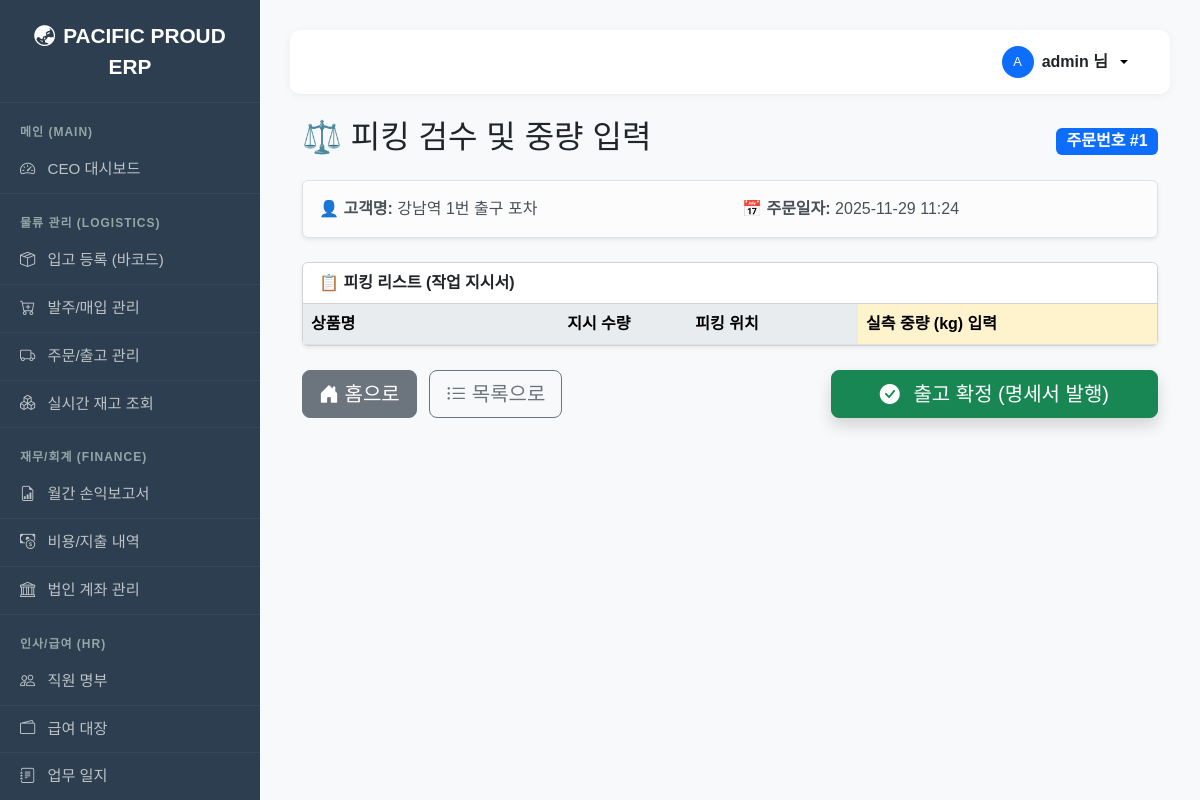
Screenshot of /order/1/weight/ (signed in) with the database file from the repository.
### fulfillment/models.py (models this page shows, shortened)
class Order(models.Model):
    client = models.ForeignKey(Partner, on_delete=models.PROTECT, limit_choices_to={'partner_type__in': ['CLIENT', 'BOTH']}, null=True)
    order_date = models.DateTimeField(auto_now_add=True)
    status = models.CharField(max_length=20, choices=[('PENDING', '접수'), ('ALLOCATED', '피킹지시'), ('SHIPPED', '출고완료')], default='PENDING')
    memo = models.CharField(max_length=200, blank=True, null=True)
    total_revenue = models.DecimalField(max_digits=12, decimal_places=0, default=0)
    total_cogs = models.DecimalField(max_digits=12, decimal_places=0, default=0)

class Partner(models.Model):
    name = models.CharField(max_length=100, verbose_name="상호명")
    partner_type = models.CharField(max_length=10, choices=PartnerType.choices, verbose_name="구분")
    biz_number = models.CharField(max_length=20, verbose_name="사업자번호", blank=True, null=True)
    owner_name = models.CharField(max_length=50, verbose_name="대표자명", blank=True, null=True)
    phone = models.CharField(max_length=20, verbose_name="대표 전화번호", blank=True, null=True)
    address = models.CharField(max_length=200, verbose_name="주소", blank=True, null=True)
    contact_person = models.CharField(max_length=50, verbose_name="담당자명", blank=True, null=True)
    contact_phone = models.CharField(max_length=20, verbose_name="담당자 연락처", blank=True, null=True)
    initial_balance = models.DecimalField(max_digits=12, decimal_places=0, default=0, verbose_name="기초 미수/미지급금")
    email = models.EmailField(verbose_name="이메일", blank=True, null=True)

### fulfillment/views.py (the view, shortened to what this page needs)
# urls.py: path('order/<int:order_id>/weight/', views.process_weight, name='process_weight'),
@login_required
def process_weight(request, order_id):
    order = get_object_or_404(Order, id=order_id)
    return render(request, 'fulfillment/process_weight.html', {'order': order})

### templates/fulfillment/process_weight.html (shortened to what this page needs)
{% extends 'base.html' %}
{% load humanize %}
{% block content %}
<div class="container mt-4">
    <div class="d-flex justify-content-between align-items-center mb-3">
        <h2>⚖️ 피킹 검수 및 중량 입력</h2>
        <span class="badge bg-primary fs-6">주문번호 #{{ order.id }}</span>
    </div>
    <div class="alert alert-light border shadow-sm mb-4">
        <div class="row">
            <div class="col-md-6">
                <strong>👤 고객명:</strong> {{ order.client.name }}
            </div>
            <div class="col-md-6">
                <strong>📅 주문일자:</strong> {{ order.order_date|date:"Y-m-d H:i" }}
            </div>
        </div>
    </div>
    <form method="post">
        <div class="card shadow-sm mb-4">
            <div class="card-header bg-white fw-bold">
                📋 피킹 리스트 (작업 지시서)
            </div>
            <div class="card-body p-0">
                <table class="table table-hover align-middle mb-0">
                    <thead class="table-light">
                        <tr>
                            <th style="width: 30%;">상품명</th>
                            <th style="width: 15%;">지시 수량</th>
                            <th style="width: 20%;">피킹 위치</th>
                            <th style="width: 35%; background-color: #fff3cd;">실측 중량 (kg) 입력</th>
                        </tr>
                    </thead>
                </table>
            </div>
        </div>
        <div class="d-flex justify-content-between align-items-center mt-4 pb-5">
            <div>
                <a href="{% url 'fulfillment:dashboard' %}" class="btn btn-secondary btn-lg me-2">
                    <i class="bi bi-house-door-fill"></i> 홈으로
                </a>
                <a href="{% url 'fulfillment:order_list' %}" class="btn btn-outline-secondary btn-lg">
                    <i class="bi bi-list-ul"></i> 목록으로
                </a>
            </div>
            <button type="submit" class="btn btn-success btn-lg px-5 shadow">
                <i class="bi bi-check-circle-fill me-2"></i> 출고 확정 (명세서 발행)
            </button>
        </div>
    </form>
</div>
{% endblock %}

### templates/base.html (shortened to what this page needs)
<!DOCTYPE html>
<html lang="ko">
<head>
    <link href="https://cdn.jsdelivr.net/npm/bootstrap@5.3.0/dist/css/bootstrap.min.css" rel="stylesheet">
    <link rel="stylesheet" href="https://cdn.jsdelivr.net/npm/bootstrap-icons@1.10.0/font/bootstrap-icons.css">
    <link href="https://cdn.jsdelivr.net/npm/select2@4.1.0-rc.0/dist/css/select2.min.css" rel="stylesheet" />
    <link rel="stylesheet" href="https://cdn.jsdelivr.net/npm/select2-bootstrap-5-theme@1.3.0/dist/select2-bootstrap-5-theme.min.css" />
</head>
<body>
    <nav class="sidebar" id="sidebar">
        <div class="brand">
            <i class="bi bi-globe-asia-australia me-2"></i>PACIFIC PROUD ERP
        </div>
        <div class="category">메인 (Main)</div>
        <a href="{% url 'fulfillment:dashboard' %}"><i class="bi bi-speedometer2 me-2"></i> CEO 대시보드</a>
        <div class="category">물류 관리 (Logistics)</div>
        {% if perms.fulfillment.view_inventory or user.is_superuser %}
        <a href="{% url 'fulfillment:inbound_create' %}"><i class="bi bi-box-seam me-2"></i> 입고 등록 (바코드)</a>
        <a href="{% url 'fulfillment:purchase_list' %}"><i class="bi bi-cart-plus me-2"></i> 발주/매입 관리</a>
        <a href="{% url 'fulfillment:order_list' %}"><i class="bi bi-truck me-2"></i> 주문/출고 관리</a>
        <a href="{% url 'fulfillment:inventory_list' %}"><i class="bi bi-boxes me-2"></i> 실시간 재고 조회</a>
        {% endif %}
        <div class="category">재무/회계 (Finance)</div>
        {% if perms.fulfillment.view_expense or user.is_superuser %}
        <a href="{% url 'fulfillment:monthly_report' %}"><i class="bi bi-file-earmark-bar-graph me-2"></i> 월간 손익보고서</a>
        <a href="{% url 'fulfillment:expense_list' %}"><i class="bi bi-cash-coin me-2"></i> 비용/지출 내역</a>
        <a href="{% url 'fulfillment:bank_list' %}"><i class="bi bi-bank me-2"></i> 법인 계좌 관리</a>
        {% endif %}
        <div class="category">인사/급여 (HR)</div>
        {% if perms.fulfillment.view_employee or user.is_superuser %}
        <a href="{% url 'fulfillment:employee_list' %}"><i class="bi bi-people me-2"></i> 직원 명부</a>
        <a href="{% url 'fulfillment:payroll_list' %}"><i class="bi bi-wallet2 me-2"></i> 급여 대장</a>
        <a href="{% url 'fulfillment:worklog_list' %}"><i class="bi bi-journal-text me-2"></i> 업무 일지</a>
        {% endif %}
    </nav>
    <div class="main-content-wrapper">
        <div class="top-header">
            {% if user.is_authenticated %}
                <div class="dropdown">
                    <button class="btn btn-light dropdown-toggle d-flex align-items-center gap-2 border-0 bg-transparent" type="button" data-bs-toggle="dropdown" aria-expanded="false">
                        <div class="bg-primary text-white rounded-circle d-flex justify-content-center align-items-center" style="width: 32px; height: 32px; font-size: 0.8rem;">
                            {{ user.username|slice:":1"|upper }}
                        </div>
                        <span class="fw-bold text-dark">{{ user.username }} 님</span>
                    </button>
                </div>
            {% else %}
                <a href="{% url 'login' %}" class="btn btn-primary btn-sm px-4 rounded-pill">
                    <i class="bi bi-box-arrow-in-right me-1"></i> 로그인
                </a>
            {% endif %}
        </div>
        {% block content %}
        {% endblock %}
    </div>
</body>
</html>

### templates/base.html (style rules this page uses)
body { font-family: 'Malgun Gothic', sans-serif; background-color: #f8f9fa; overflow-x: hidden; }
.sidebar { width: 260px; min-height: 100vh; background-color: #2c3e50; color: #ecf0f1; position: fixed; left: 0; top: 0; z-index: 1050; overflow-y: auto; transition: all 0.3s; }
@media (min-width: 768px) { .main-content-wrapper { margin-left: 260px; padding: 30px; width: calc(100% - 260px); } }
.sidebar a { color: #bdc3c7; text-decoration: none; display: block; padding: 12px 20px; font-size: 0.95rem; border-bottom: 1px solid rgba(255,255,255,0.05); }
.sidebar .category { font-size: 0.75rem; text-transform: uppercase; color: #95a5a6; padding: 20px 20px 5px; font-weight: bold; letter-spacing: 1px; }
.sidebar .brand { font-size: 1.3rem; font-weight: bold; padding: 20px; text-align: center; color: #fff; border-bottom: 1px solid #34495e; }
.top-header { background-color: #fff; padding: 10px 30px; box-shadow: 0 2px 10px rgba(0,0,0,0.05); display: flex; justify-content: flex-end; align-items: center; margin-bottom: 20px; border-radius: 10px; }
.card-body.p-0 { max-height: 75vh; overflow-y: auto; }
.table thead th { position: sticky; top: 0; z-index: 2; background-color: #e9ecef; white-space: nowrap; }

### rows the page displays
Order: id "1", client.name "강남역 1번 출구 포차", order_date "2025-11-29 11:24"

### other values shown
{{ user.username|slice:":1"|upper }} "A"
{{ user.username }} "admin"
